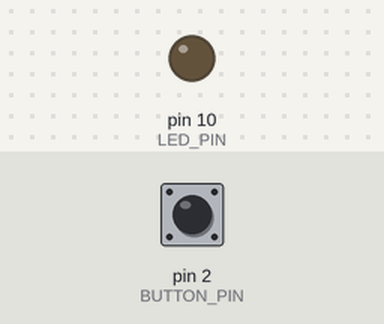
Bench run of a sketch on a simulated Arduino Uno, built with avr-gcc and run on an emulated ATmega328P. Parts: output pins drawn as LEDs (lit = HIGH). The test bench sets the inputs (shaded band); at power-on: pin 2 (BUTTON_PIN) LOW.

Above: at 1.2 s.
1.3 s: pin 2 (BUTTON_PIN) pulled HIGH for 0.15 s
At 2.5 s:
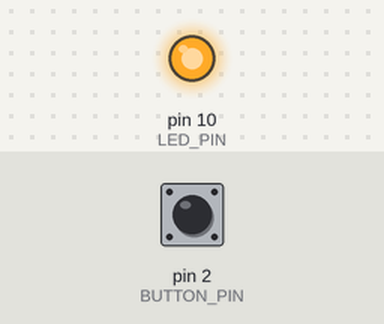
2.9 s: pin 2 (BUTTON_PIN) pulled HIGH for 1 s
At 3.8 s:
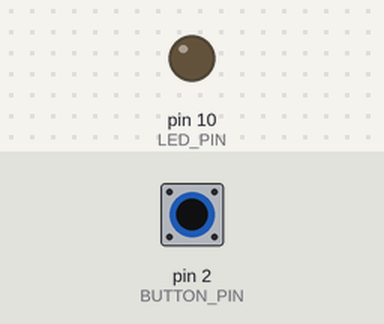
5.4 s: pin 2 (BUTTON_PIN) pulled HIGH for 3.2 s
At 6.9 s:
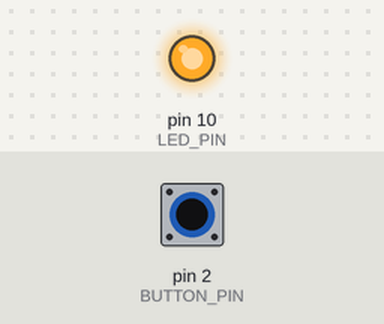
Timing chart, 0 to 20.2 s (numbered marks = the images above; inputs shaded):
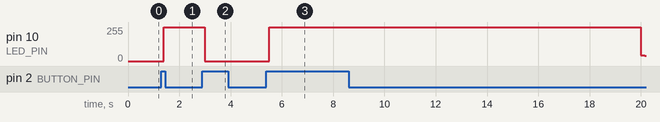

Measured:
- after the input at 1.3 s, pin 10 (LED_PIN): 0/255 → 255/255 after 0.10 s
- after the input at 2.9 s, pin 10 (LED_PIN): 255/255 → 0/255 after 0.10 s
- after the input at 5.4 s, pin 10 (LED_PIN): 0/255 → 255/255 after 0.10 s, → 43/255 14.5 s later, → 42/255 0.09 s later, → 41/255 0.07 s later

The sketch:

SmartSwitch.ino
```cpp
// see: http://www.arduino.cc/playground/code/bounce
#include <Bounce.h>

/*
  A switch that toggles a LED on and off. The LED will turn off by itself after
  a time interval.
*/
#include <Bounce.h>

const int BUTTON_PIN  = 2;
const int LED_PIN     = 10;

Bounce button         = Bounce(BUTTON_PIN, 100);
int buttonState       = LOW;
int onTime            = 10000;
int onAt              = 0;
int dimmSteps         = 20000;
int dimmStep          = 0;

boolean isPushing     = false;
boolean isOn          = false;
boolean isDimming     = false;

void setup() {
  Serial.begin(9600);
  pinMode(LED_PIN, OUTPUT);
  pinMode(BUTTON_PIN, INPUT);
  button.update();
  buttonState = button.read();
}

void loop() {

  if (button.update()) {
    buttonState = button.read();
    if (buttonState == HIGH && !isPushing) {
      isPushing = true;
      if (!isOn) turnOn();
      else turnOff(true);
    } else if (buttonState == LOW && isPushing) {
      isPushing = false;
      if (isOn) onAt = millis();
    }
  }

  if (isDimming) dimm();
  else if (isOn && !isPushing && isTimeUp()) turnOff(false);
}

void turnOn() {
  isOn = true;
  isDimming = false;
  analogWrite(LED_PIN, 255);
}

void turnOff(boolean hard) {
  isOn = false;
  if (hard) {
    turnOffHard();
  } else {
    dimmStep = 0;
    dimm();
  }
}

void turnOffHard() {
  isDimming = false;
  analogWrite(LED_PIN, 0);
}

boolean isTimeUp() {
  return (millis() - onAt) >= onTime;
}

void dimm() {
  isDimming = true;
  analogWrite(LED_PIN, map(dimmStep, 0, dimmSteps, 255, 0));
  dimmStep ++;
  if (dimmStep >= dimmSteps) {
    turnOffHard();
  }
}
```
